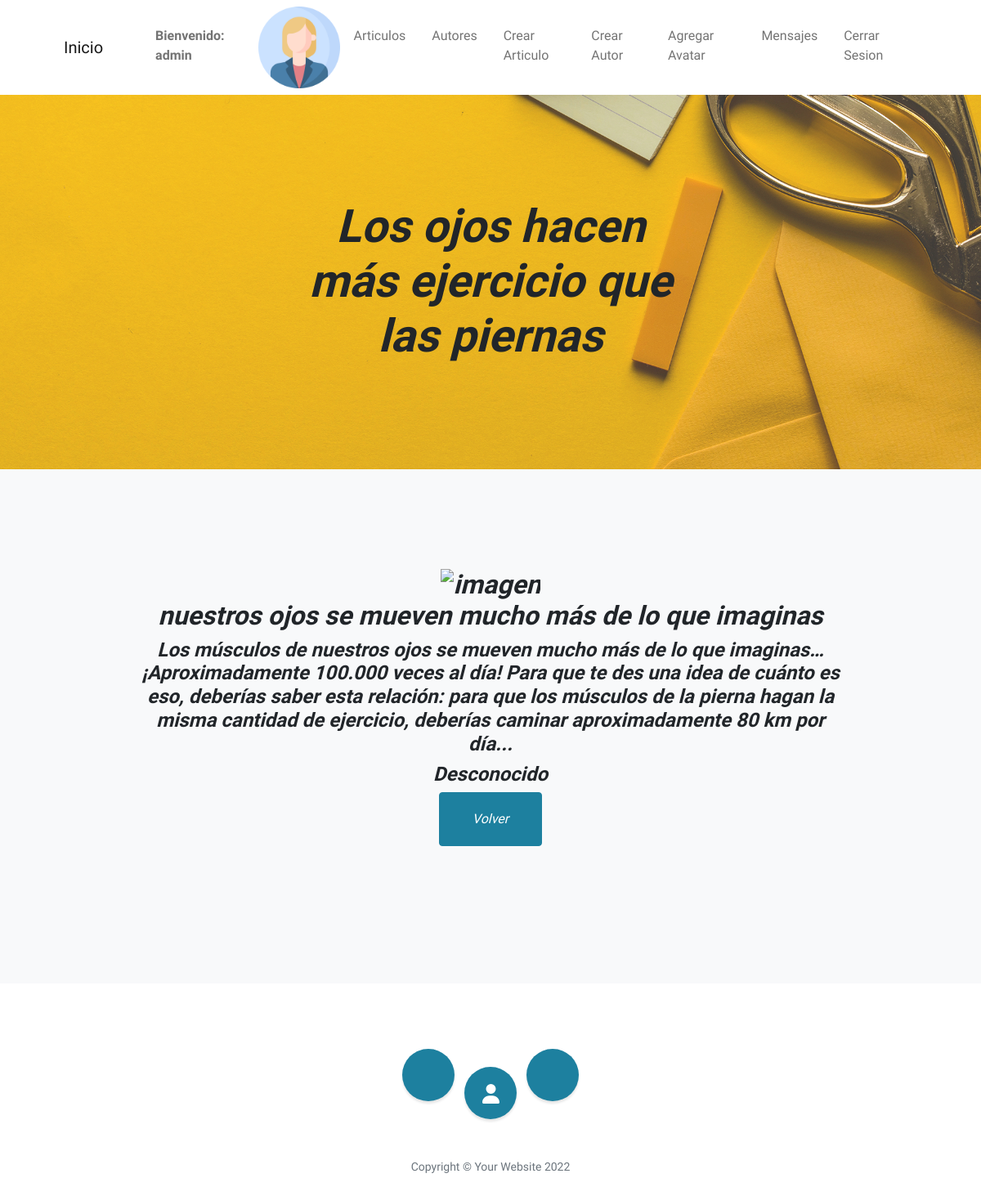
The app's page /leerarticulo/3 (signed in) with its own data.
### AppBlog/models.py (models this page shows, shortened)
class Articulo (models.Model):
    id = models.AutoField(primary_key= True)
    titulo = models.CharField (max_length = 200, blank = True, null = False, verbose_name = 'titulo')
    subtitulo = models.CharField (max_length = 200, blank = True, null = False, verbose_name = 'subtitulo')
    cuerpo = models.TextField (blank = False, null = True, verbose_name = 'cuerpo')
    autor = models.CharField (max_length=200, verbose_name = 'autor', null= True) #Si se borra el articulo, tambien al autor que se relaciona
    fecha_entrega= models.DateTimeField (verbose_name = 'fecha_entrega', blank=True, null=True)
    imagen= models.ImageField(blank=True, upload_to= 'AppBlog/imagenes')

### AppBlog/views.py (the view)
@login_required
def leerarticulo(request, id):
    post = Articulo.objects.get(id=id)
    if request.user.is_authenticated:
        return render(request, 'AppBlog/leerarticulo.html', {'post': post, "avatar": obtenerAvatar(request)})
    else:
        return render(request, 'Blogapp/mostrarPost.html', {'post': post})

### AppBlog/views.py (called while the page is built)
def obtenerAvatar(request):
    lista=Avatar.objects.filter(user=request.user)
    if len(lista)!=0:
        avatar=lista[0].imagen.url
    else:
        avatar="/media/avatars/descarga.jpeg"
    return avatar

### AppBlog/templates/AppBlog/leerarticulo.html (shortened to what this page needs)
{% extends "AppBlog/padre.html" %}
{% load static %}
{% block titulo_url %}
<h2 class="mx-auto mb-5">
    <em> {{ post.titulo }} </em></h2>
{% endblock %}
{% block titulo_articulox %}
    <img src="/media/{{ post.imagen }}" alt="imagen">
    <h2><em> {{ post.subtitulo }} </h2>
    <h4> {{ post.cuerpo }} </em></h4>
    <h4> {{ post.autor }}</h4>
    <a class="btn btn-primary btn-xl" href="{% url 'articulos' %}">Volver</a>
{% endblock %}

### AppBlog/templates/AppBlog/padre.html (shortened to what this page needs)
<!DOCTYPE html>
<html lang="en">
    <head>
        {% load static %}
        <link href="https://cdnjs.cloudflare.com/ajax/libs/simple-line-icons/2.5.5/css/simple-line-icons.min.css" rel="stylesheet" />
        <link href="{% static 'AppBlog/css/styles.css' %}" rel="stylesheet" />
    </head>
    <body id="page-top">
        <nav class="navbar navbar-expand-lg navbar-light" id="mainNav">
            <div class="container px-4 px-lg-5">
                <a class="navbar-brand" href="{% url 'inicio' %}">Inicio</a>
                <div class="collapse navbar-collapse" id="navbarResponsive">
                    <ul class="navbar-nav ms-auto py-4 py-lg-0">
                        {% if user.is_authenticated %}
                        <li class="nav-item"><a class="nav-link px-lg-3 py-3 py-lg-4" ></li><strong>Bienvenido: {{ user.username }} </strong></a></li>     <img src="{{ avatar }}" alt="" width="100" height="100">
                        <li class="nav-item"><a class="nav-link px-lg-3 py-3 py-lg-4" href="{% url 'articulos' %}">Articulos</a></li>
                        <li class="nav-item"><a class="nav-link px-lg-3 py-3 py-lg-4" href="{% url 'autores' %}">Autores</a></li>
                        <li class="nav-item"><a class="nav-link px-lg-3 py-3 py-lg-4" href="{% url 'crear_articulo' %}">Crear Articulo</a></li>
                        <li class="nav-item"><a class="nav-link px-lg-3 py-3 py-lg-4" href="{% url 'crear_autor' %}">Crear Autor</a></li>
                        <li class="nav-item"><a class="nav-link px-lg-3 py-3 py-lg-4" href="{% url 'agregarAvatar' %}">Agregar Avatar</a></li>
                        <li class="nav-item"><a class="nav-link px-lg-3 py-3 py-lg-4" href="{% url 'mensajes' %}">Mensajes</a></li>
                        <li class="nav-item"><a class="nav-link px-lg-3 py-3 py-lg-4" href="{% url 'logout' %}">Cerrar Sesion</a></li>
                        {% else %}
                        <li class="nav-item"><a class="nav-link px-lg-3 py-3 py-lg-4" href="{% url 'ingresar' %}">Ingresar Usuario</a></li>
                        {% endif %}
                    </ul>
                </div>
            </div>
        </nav>
        <section class="callout">
            <div class="container px-4 px-lg-5 text-center">
                <h2 class="mx-auto mb-5">
                    <em>{% block titulo_url %}
                        {% endblock %} </em>
                </h2>
            </div>
        </section>
        <section class="content-section bg-light" id="about">
            <div class="container px-4 px-lg-5 text-center">
                <div class="row gx-4 gx-lg-5 justify-content-center">
                    <div class="col-lg-10">
                        <h2><em>{% block titulo_articulox %}
                            {% endblock %}</em></h2>
                    </div>
                </div>
            </div>
        </section>
        <footer class="footer text-center">
            <div class="container px-4 px-lg-5">
                <ul class="list-inline mb-5">
                    <li class="list-inline-item">
                        <a class="social-link rounded-circle text-white" href="https://github.com/HuilenOlivo/"></a>
                    </li>
                    <li class="list-inline-item">
                        <a class="social-link rounded-circle text-white mr-3" href="{% url 'presentacion' %}"><i class="fa-solid fa-user"></i></a>
                    </li>
                    <li class="list-inline-item">
                        <a class="social-link rounded-circle text-white mr-3" href="https://facebook.com/"></a>
                    </li>
                </ul>
                <p class="text-muted small mb-0">Copyright &copy; Your Website 2022</p>
            </div>
        </footer>
    </body>
</html>

### records on screen
Articulo: titulo "Los ojos hacen más ejercicio que las piernas", subtitulo "nuestros ojos se mueven mucho más de lo que imaginas", cuerpo "Los músculos de nuestros ojos se mueven mucho más de lo que imaginas… ¡Aproximadamente 100.000 veces al día! Para que te des una idea de cuánto es eso, deberías saber esta relación: para que los músculos de la pierna hagan la misma cantidad de ejercicio, deberías caminar aproximadamente 80 km por día...", autor "Desconocido"

### other values on screen
{{ user.username }} "admin"
